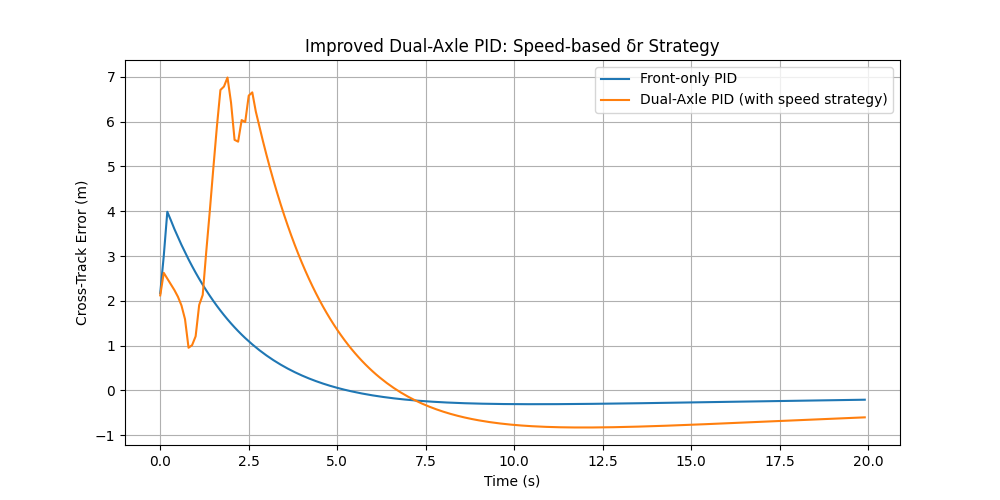

Source code (Python):
import numpy as np
import matplotlib.pyplot as plt

# Simulation parameters
dt = 0.1
time = np.arange(0, 20, dt)

# Vehicle parameters
Lf, Lr = 1.2, 1.3
L = Lf + Lr
v = 10.0  # m/s (try changing this to 5 for low speed)

# PID gains for front control
Kp_f, Ki_f, Kd_f = 0.2, 0.01, 0.4

# State variables
y1, yaw1 = 2.0, 0.0   # Front-only
y2, yaw2 = 2.0, 0.0   # Dual-axle
cte1, cte2 = y1, y2
int1, int2 = 0, 0
prev1, prev2 = cte1, cte2

history_cte_front, history_cte_dual = [], []

for t in time:
    # --- Front-only PID ---
    int1 += cte1 * dt
    der1 = (cte1 - prev1) / dt
    delta_f1 = Kp_f*cte1 + Ki_f*int1 + Kd_f*der1
    delta_r1 = 0

    yaw_rate1 = (v/L) * (np.tan(delta_f1) - np.tan(delta_r1))
    yaw1 += yaw_rate1 * dt
    y1 += v * np.sin(yaw1) * dt

    prev1 = cte1
    cte1 = y1
    history_cte_front.append(cte1)

    # --- Dual-Axle PID with speed-based δr strategy ---
    int2 += cte2 * dt
    der2 = (cte2 - prev2) / dt
    delta_f2 = Kp_f*cte2 + Ki_f*int2 + Kd_f*der2

    # Speed-based rear steering strategy
    if v < 8:  
        k = -0.5   # low speed → rear steers opposite
    else:        
        k = +0.3   # high speed → rear steers same direction
    delta_r2 = k * delta_f2

    yaw_rate2 = (v/L) * (np.tan(delta_f2) - np.tan(delta_r2))
    yaw2 += yaw_rate2 * dt
    y2 += v * np.sin(yaw2) * dt

    prev2 = cte2
    cte2 = y2
    history_cte_dual.append(cte2)

# Plot comparison
plt.figure(figsize=(10,5))
plt.plot(time, history_cte_front, label="Front-only PID")
plt.plot(time, history_cte_dual, label="Dual-Axle PID (with speed strategy)")
plt.xlabel("Time (s)")
plt.ylabel("Cross-Track Error (m)")
plt.title("Improved Dual-Axle PID: Speed-based δr Strategy")
plt.legend()
plt.grid(True)
plt.show()
